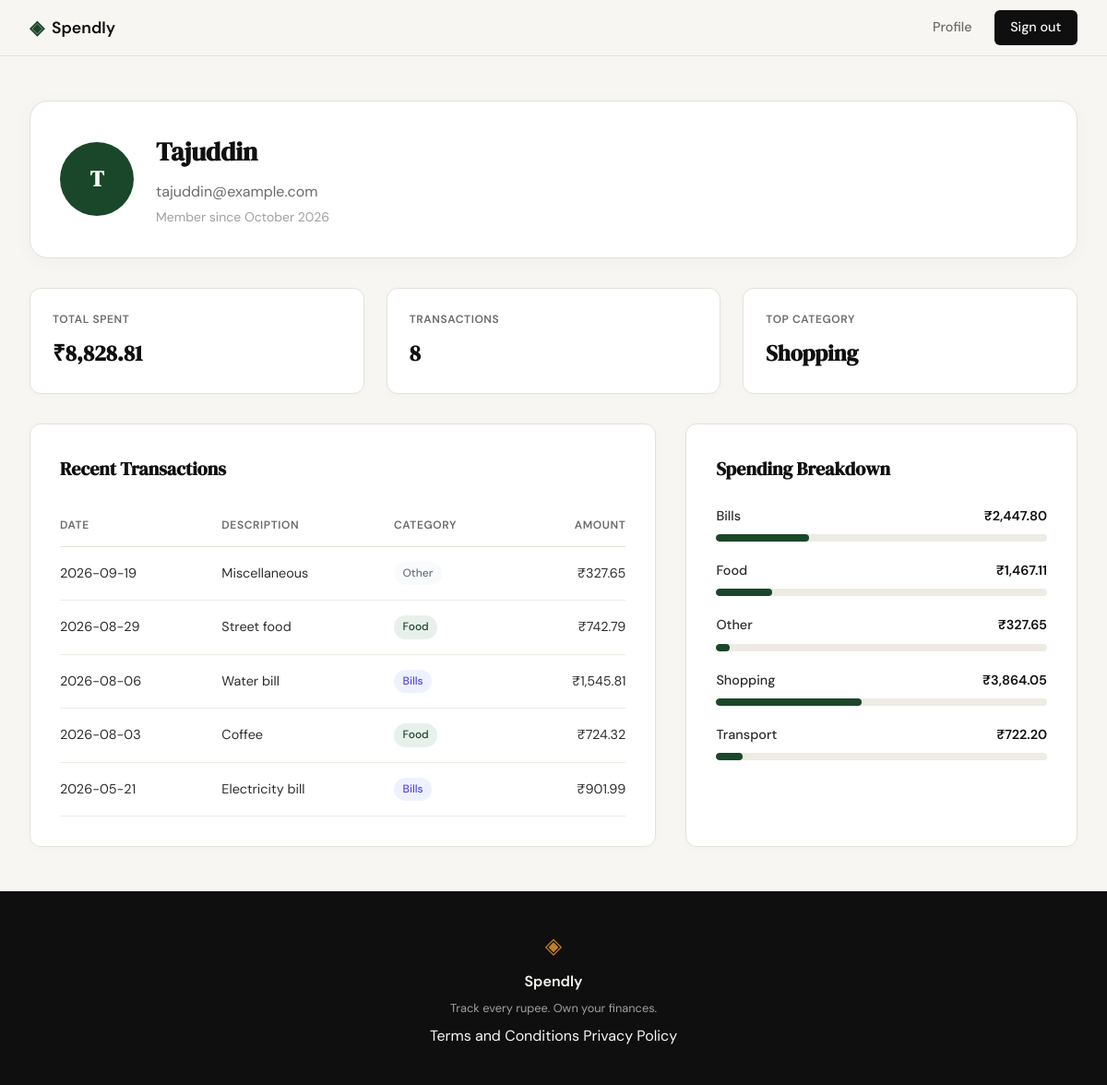
/profile (signed in), run on the app's committed database.
### tables this page shows
CREATE TABLE users (
                id INTEGER PRIMARY KEY AUTOINCREMENT,
                name TEXT NOT NULL,
                email TEXT UNIQUE NOT NULL,
                password_hash TEXT NOT NULL,
                created_at TEXT DEFAULT (datetime('now'))
            );

CREATE TABLE expenses (
                id INTEGER PRIMARY KEY AUTOINCREMENT,
                user_id INTEGER NOT NULL,
                amount REAL NOT NULL,
                category TEXT NOT NULL,
                date TEXT NOT NULL,
                description TEXT,
                created_at TEXT DEFAULT (datetime('now')),
                FOREIGN KEY (user_id) REFERENCES users (id)
            );

### app.py (the view)
@app.route("/profile")
@login_required
def profile():
    user_id = session.get("user_id")
    user_row = get_user_details(user_id)
    if not user_row:
        abort(404)
    created_at = user_row["created_at"]
    import datetime
    dt = datetime.datetime.strptime(created_at, "%Y-%m-%d %H:%M:%S")
    member_since = dt.strftime("%B %Y")
    user_data = {
        "name": user_row["name"],
        "email": user_row["email"],
        "member_since": member_since,
        "initials": "".join([n[0].upper() for n in user_row["name"].split()])
    }
    summary = get_spending_summary(user_id)
    stats = {
        "total_spent": f"₹{summary['total_spent']:,.2f}",
        "transaction_count": summary["transaction_count"],
        "top_category": summary["top_category"] or "None"
    }
    transactions_rows = get_recent_transactions(user_id)
    transactions = [
        {
            "date": row["date"],
            "description": row["description"],
            "category": row["category"],
            "amount": f"₹{row['amount']:,.2f}"
        }
        for row in transactions_rows
    ]
    breakdown_rows = get_category_breakdown(user_id)
    total_spend = sum(row["total"] for row in breakdown_rows)
    categories = []
    for row in breakdown_rows:
        percentage = 0
        if total_spend > 0:
            percentage = round((row["total"] / total_spend) * 100)
        categories.append({
            "name": row["category"],
            "total": f"₹{row['total']:,.2f}",
            "percentage": percentage
        })
    context = {
        "user": user_data,
        "stats": stats,
        "transactions": transactions,
        "categories": categories
    }
    return render_template("profile.html", **context)

### app.py (called while the page is built)
def login_required(f):
    @wraps(f)
    def decorated_function(*args, **kwargs):
        if not session.get("user_id"):
            return redirect(url_for("login"))
        return f(*args, **kwargs)
    return decorated_function

### database/db.py (called while the page is built)
def get_db():
    conn = sqlite3.connect(DB_PATH)
    conn.row_factory = sqlite3.Row
    conn.execute("PRAGMA foreign_keys = ON")
    return conn

def get_user_details(user_id):
    with get_db() as conn:
        return conn.execute(
            "SELECT name, email, created_at FROM users WHERE id = ?",
            (user_id,)
        ).fetchone()

def get_category_breakdown(user_id):
    with get_db() as conn:
        return conn.execute(
            "SELECT category, SUM(amount) as total FROM expenses WHERE user_id = ? GROUP BY category",
            (user_id,)
        ).fetchall()

def get_recent_transactions(user_id, limit=5):
    with get_db() as conn:
        rows = conn.execute(
            "SELECT date, description, category, amount FROM expenses WHERE user_id = ? ORDER BY date DESC LIMIT ?",
            (user_id, limit)
        ).fetchall()
        return [dict(row) for row in rows]

def get_spending_summary(user_id):
    with get_db() as conn:
        summary = conn.execute(
            "SELECT SUM(amount) as total_spent, COUNT(*) as transaction_count FROM expenses WHERE user_id = ?",
            (user_id,)
        ).fetchone()
        top_cat = conn.execute(
            "SELECT category FROM expenses WHERE user_id = ? GROUP BY category ORDER BY SUM(amount) DESC LIMIT 1",
            (user_id,)
        ).fetchone()
        return {
            "total_spent": summary["total_spent"] if summary["total_spent"] else 0.0,
            "transaction_count": summary["transaction_count"],
            "top_category": top_cat["category"] if top_cat else None
        }

### templates/profile.html (shortened to what this page needs)
{% extends "base.html" %}
{% block head %}
    <link rel="stylesheet" href="{{ url_for('static', filename='css/profile.css') }}">
{% endblock %}
{% block content %}
<div class="profile-container">
    <section class="profile-card">
        <div class="profile-card-inner">
            <div class="profile-avatar">{{ user.initials }}</div>
            <div class="profile-details">
                <h1 class="profile-name">{{ user.name }}</h1>
                <p class="profile-email">{{ user.email }}</p>
                <p class="profile-member">Member since {{ user.member_since }}</p>
            </div>
        </div>
    </section>
    <section class="profile-stats">
        <div class="stat-card">
            <span class="stat-label">Total Spent</span>
            <span class="stat-value">{{ stats.total_spent }}</span>
        </div>
        <div class="stat-card">
            <span class="stat-label">Transactions</span>
            <span class="stat-value">{{ stats.transaction_count }}</span>
        </div>
        <div class="stat-card">
            <span class="stat-label">Top Category</span>
            <span class="stat-value">{{ stats.top_category }}</span>
        </div>
    </section>
    <div class="profile-grid">
        <section class="profile-section">
            <h2 class="section-title">Recent Transactions</h2>
            <div class="table-wrapper">
                <table class="profile-table">
                    <thead>
                        <tr>
                            <th>Date</th>
                            <th>Description</th>
                            <th>Category</th>
                            <th class="text-right">Amount</th>
                        </tr>
                    </thead>
                    <tbody>
                        {% for tx in transactions %}
                        <tr>
                            <td>{{ tx.date }}</td>
                            <td>{{ tx.description }}</td>
                            <td><span class="category-badge" data-category="{{ tx.category }}">{{ tx.category }}</span></td>
                            <td class="text-right">{{ tx.amount }}</td>
                        </tr>
                        {% endfor %}
                    </tbody>
                </table>
            </div>
        </section>
        <section class="profile-section">
            <h2 class="section-title">Spending Breakdown</h2>
            <div class="category-breakdown">
                {% for cat in categories %}
                <div class="category-row">
                    <div class="category-info">
                        <span class="cat-name">{{ cat.name }}</span>
                        <span class="cat-total">{{ cat.total }}</span>
                    </div>
                    <div class="category-bar-container">
                        <div class="category-bar-fill" style="--bar-width: {{ cat.percentage }}%; width: var(--bar-width);"></div>
                    </div>
                </div>
                {% endfor %}
            </div>
        </section>
    </div>
</div>
{% endblock %}

### templates/base.html (shortened to what this page needs)
<!DOCTYPE html>
<html lang="en">
<head>
    <link rel="stylesheet" href="{{ url_for('static', filename='css/style.css') }}">
    {% block head %}{% endblock %}
</head>
<body>
    <nav class="navbar">
        <div class="nav-inner">
            <a href="{{ url_for('landing') }}" class="nav-brand">
                <span class="brand-icon">◈</span>
                <span class="brand-name">Spendly</span>
            </a>
            <div class="nav-links">
                {% if session.get("user_id") %}
                    <a href="{{ url_for('profile') }}">Profile</a>
                    <a href="{{ url_for('logout') }}" class="nav-cta">Sign out</a>
                {% else %}
                    <a href="{{ url_for('login') }}">Sign in</a>
                    <a href="{{ url_for('register') }}" class="nav-cta">Get started</a>
                {% endif %}
            </div>
        </div>
    </nav>
    <main class="main-content">
        {% block content %}{% endblock %}
    </main>
    <footer class="footer">
        <div class="footer-inner">
            <span class="brand-icon">◈</span>
            <span class="footer-name">Spendly</span>
            <p class="footer-copy">Track every rupee. Own your finances.</p>
            <div class="footer-links">
                <a href="{{ url_for('terms') }}">Terms and Conditions</a>
                <a href="{{ url_for('privacy') }}">Privacy Policy</a>
            </div>
        </div>
    </footer>
</body>
</html>

### static/css/style.css (style rules this page uses)
:root { --ink: #0f0f0f; --ink-soft: #2d2d2d; --ink-muted: #6b6b6b; --ink-faint: #a0a0a0; --paper: #f7f6f3; --paper-warm: #f0ede6; --paper-card: #ffffff; --accent: #1a472a; --accent-light: #e8f0eb; --accent-2: #c17f24; --accent-2-light: #fdf3e3; --danger: #c0392b; --danger-light: #fdecea; --border: #e4e1da; --border-soft: #eeebe4; --cat-food: #e8f0eb; --cat-food-text: #1a472a; --cat-transport: #fdf3e3; --cat-transport-text: #c17f24; --cat-bills: #eef2ff; --cat-bills-text: #4f46e5; --cat-health: #fdf2f2; --cat-health-text: #c0392b; --cat-entertainment: #f5f3ff; --cat-entertainment-text: #7c3aed; --cat-shopping: #fff7ed; --cat-shopping-text: #ea580c; --cat-other: #f9fafb; --cat-other-text: #6b7280; --font-display: 'DM Serif Display', Georgia, serif; --font-body: 'DM Sans', system-ui, sans-serif; --max-width: 1200px; --auth-width: 440px; --radius-sm: 6px; --radius-md: 12px; --radius-lg: 20px; }
*, *::before, *::after { box-sizing: border-box; margin: 0; padding: 0; }
html { font-size: 16px; scroll-behavior: smooth; }
body { background: var(--paper); color: var(--ink); font-family: var(--font-body); font-size: 1rem; line-height: 1.6; -webkit-font-smoothing: antialiased; }
a { color: inherit; text-decoration: none; }
.navbar { position: sticky; top: 0; z-index: 100; background: var(--paper); border-bottom: 1px solid var(--border); padding: 0 2rem; }
.nav-inner { max-width: var(--max-width); margin: 0 auto; height: 60px; display: flex; align-items: center; justify-content: space-between; }
.nav-brand { display: flex; align-items: center; gap: 0.5rem; font-family: var(--font-body); font-weight: 600; font-size: 1.1rem; color: var(--ink); }
.brand-icon { color: var(--accent); font-size: 1.3rem; }
.brand-name { color: var(--ink); }
.nav-links { display: flex; align-items: center; gap: 1.5rem; font-size: 0.9rem; font-weight: 500; }
.nav-links a { color: var(--ink-muted); transition: color 0.2s; }
.nav-cta { background: var(--ink) !important; color: var(--paper) !important; padding: 0.45rem 1.1rem; border-radius: var(--radius-sm); transition: background 0.2s !important; }
.main-content { min-height: calc(100vh - 60px - 100px); }
.stat-card { background: var(--paper); border: 1px solid var(--border-soft); border-radius: var(--radius-md); padding: 1.5rem; display: flex; flex-direction: column; gap: 0.25rem; }
.stat-label { font-size: 0.8rem; font-weight: 500; color: var(--ink-muted); }
.stat-value { font-family: var(--font-display); font-size: 1.5rem; color: var(--ink); font-weight: 600; }
.footer { background: var(--ink); color: var(--paper); padding: 2.5rem 2rem; text-align: center; }
.footer-inner { display: flex; flex-direction: column; align-items: center; gap: 0.4rem; }
.footer .brand-icon { color: var(--accent-2); font-size: 1.5rem; }
.footer-name { font-weight: 600; font-size: 1rem; }
.footer-copy { font-size: 0.8rem; color: var(--ink-faint); }

### data on the page
users: name "Tajuddin", email "tajuddin@example.com"
expenses: top_category "Shopping"
expenses: date "2026-09-19", description "Miscellaneous", category "Other", amount "₹327.65"
expenses: date "2026-08-29", description "Street food", category "Food", amount "₹742.79"
expenses: date "2026-08-06", description "Water bill", category "Bills", amount "₹1,545.81"
expenses: date "2026-08-03", description "Coffee", category "Food", amount "₹724.32"
expenses: date "2026-05-21", description "Electricity bill", category "Bills", amount "₹901.99"

### other printed values
{{ user.initials }} "T"
{{ user.member_since }} "October 2026"
{{ stats.total_spent }} "₹8,828.81"
{{ stats.transaction_count }} "8"
{{ cat.name }} "Bills" "Food" "Other" "Shopping" "Transport"
{{ cat.total }} "₹2,447.80" "₹1,467.11" "₹327.65" "₹3,864.05" "₹722.20"
